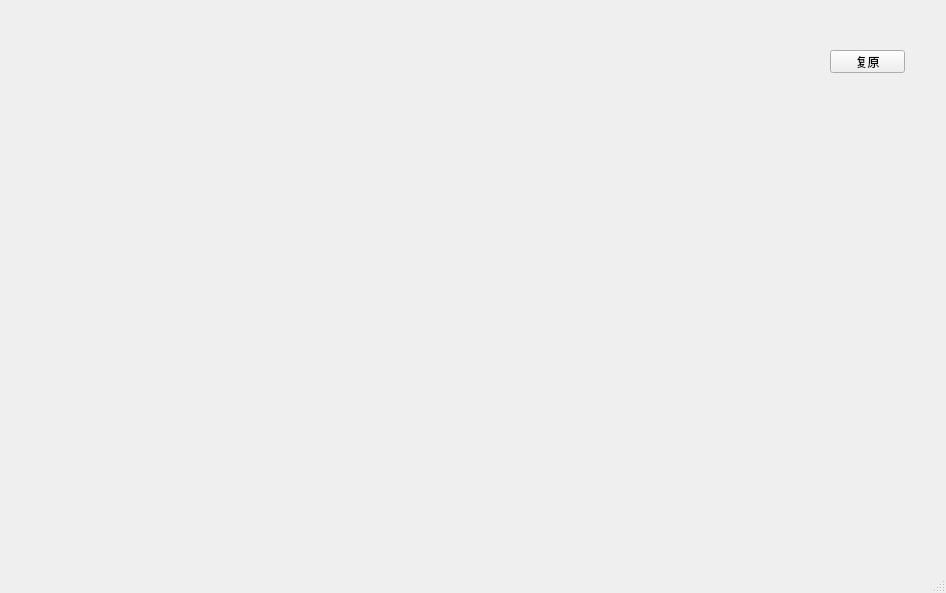
<?xml version="1.0" encoding="UTF-8"?>
<ui version="4.0">
 <class>jiemian4</class>
 <widget class="QMainWindow" name="jiemian4">
  <property name="geometry">
   <rect>
    <x>0</x>
    <y>0</y>
    <width>946</width>
    <height>593</height>
   </rect>
  </property>
  <property name="windowTitle">
   <string>MainWindow</string>
  </property>
  <widget class="QWidget" name="centralwidget">
   <widget class="QCustomPlot" name="widget" native="true">
    <property name="geometry">
     <rect>
      <x>9</x>
      <y>296</y>
      <width>771</width>
      <height>241</height>
     </rect>
    </property>
   </widget>
   <widget class="QPushButton" name="pushButton">
    <property name="geometry">
     <rect>
      <x>830</x>
      <y>50</y>
      <width>75</width>
      <height>23</height>
     </rect>
    </property>
    <property name="text">
     <string>复原</string>
    </property>
   </widget>
   <widget class="QCustomPlot" name="customPlot" native="true">
    <property name="geometry">
     <rect>
      <x>0</x>
      <y>0</y>
      <width>781</width>
      <height>281</height>
     </rect>
    </property>
   </widget>
  </widget>
  <widget class="QMenuBar" name="menubar">
   <property name="geometry">
    <rect>
     <x>0</x>
     <y>0</y>
     <width>946</width>
     <height>23</height>
    </rect>
   </property>
  </widget>
  <widget class="QStatusBar" name="statusbar"/>
 </widget>
 <customwidgets>
  <customwidget>
   <class>QCustomPlot</class>
   <extends>QWidget</extends>
   <header location="global">qcustomplot.h</header>
   <container>1</container>
  </customwidget>
 </customwidgets>
 <resources/>
 <connections/>
</ui>
